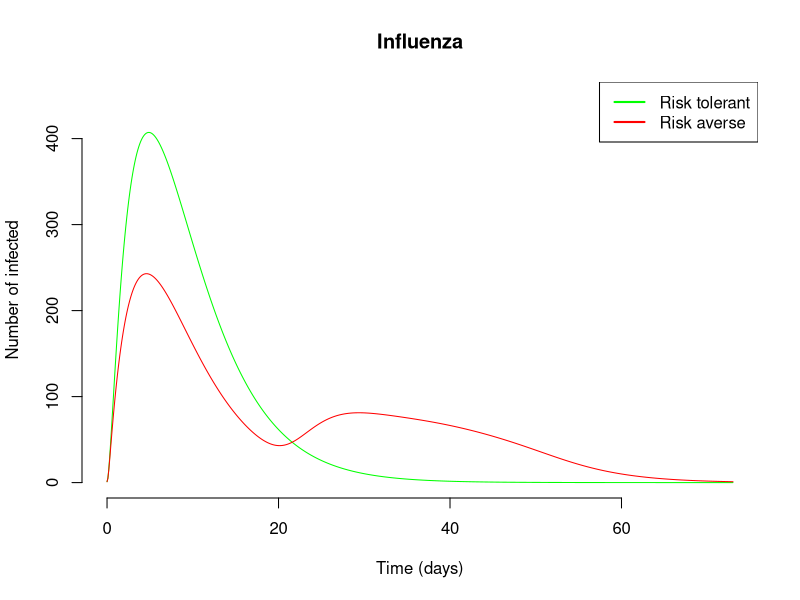
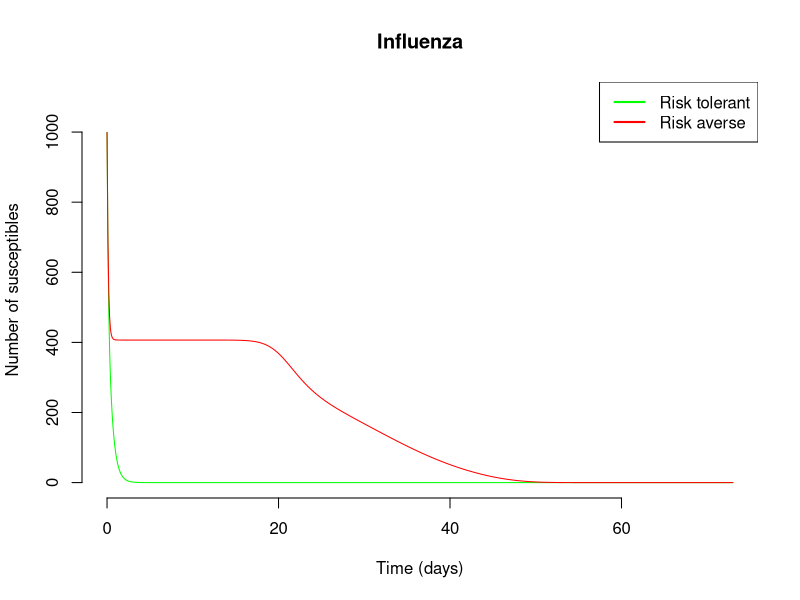

These figures' R source, in order:
library(deSolve)# Load libary to be used for numerical integration

seirv_params <- list(
  a = 50,
  beta_AA = 2,
  beta_AT = 2,
  beta_TA = 2,
  beta_TT = 2,
  gamma = 1/4,#incubation rate 
  tau = 0,#loss immunity rate
  delta = 1/10,#recovery rate
  nu = 0,#vaccination rate
  b = 0,#birth rate
  epsilon = 0.1#disease death rate 
)

#Initial state
flu_zero <- c(S_A = 999, E_A = 0, I_A = 1, R_A = 0, V_A = 0,
              S_T = 999, E_T = 0, I_T = 1, R_T = 0, V_T = 0)


fn.control <- function(t, cMax, cRate, cHalf){
  min(1,1-cMax/(1+exp(-cRate*(t-cHalf))))
}

seirv <- function(t, y, parms){
  with(c(as.list(y), parms), {
    N_A <- S_A + E_A + I_A + R_A + V_A
    N_T <- S_T + E_T + I_T + R_T + V_T
    N <- N_A + N_T
    I <- I_A+I_T
    mu = b#background death rate
    # lambda_AA <- beta_AA*I_A/N_A; lambda_TA <- beta_TA*I_T/N_T;
    # lambda_TT <- beta_TT*I_T/N_T; lambda_AT <- beta_AT*I_A/N_A;
    # lambda_AA <- beta_AA * exp(-a*I_A/N_A); lambda_TA <- beta_TA * exp(-a*I_T/N_T);
    # lambda_TT <- beta_TT * exp(-a*I_T/N_T); lambda_AT <- beta_AT * exp(-a*I_A/N_A);
    lambda_AA <- beta_AA * exp(-a*I/N); 
    lambda_TA <- beta_TA * exp(-a*I/N);
    lambda_TT <- beta_TT ; 
    lambda_AT <- beta_AT *exp(-a*I/N);
    #
    # FOI_AA <- lambda_AA * fn.control(t,1.0, 0.2,0.5) * (I_A+I_T)/(N_A+N_T); FOI_TA <- lambda_TA * fn.control(t,1.0, 0.2,0.5) * (I_A+I_T)/(N_A+N_T);
    # FOI_TT <- lambda_TT * fn.control(t,1.0, 0.2,0.5) * (I_A+I_T)/(N_A+N_T); FOI_AT <- lambda_AT * fn.control(t,1.0, 0.2,0.5) * (I_A+I_T)/(N_A+N_T);
    # FOI_AA <- lambda_AA * I/N; FOI_TA <- lambda_TA * I_T/N;
    # FOI_TT <- lambda_TT * I/N; FOI_AT <- lambda_AT * I_A/N;
    # risk averse
    dS_Adt <- (b*N_A + tau * V_A) - (mu + nu + lambda_AA + lambda_TA)*S_A
    dE_Adt <- (lambda_AA + lambda_TA) * S_A - (gamma + mu) * E_A
    # dS_Adt <- (b*N_A + tau * V_A) - (mu + nu + FOI_AA + FOI_TA)*S_A
    # dE_Adt <- (FOI_AA + FOI_TA) * S_A - (gamma + mu) * E_A
    dI_Adt <- gamma * E_A - (delta + epsilon + mu) * I_A
    dR_Adt <- delta * I_A - mu * R_A
    dV_Adt <- nu * S_A - (tau + mu) * V_A
    #risk tolerant
    dS_Tdt <- (b*N_T + tau * V_T) - (mu + nu + lambda_TT + lambda_AT)*S_T
    dE_Tdt <- (lambda_TT + lambda_AT) * S_T - (gamma + mu) * E_T
    # dS_Tdt <- (b*N_T + tau * V_T) - (mu + nu + FOI_TT + FOI_AT)*S_T
    # dE_Tdt <- (FOI_TT + FOI_AT) * S_T - (gamma + mu) * E_T
    dI_Tdt <- gamma * E_T - (delta + epsilon + mu) * I_T
    dR_Tdt <- delta * I_T - mu * R_T
    dV_Tdt <- nu * S_T - (tau + mu) * V_T
    return(list(c(dS_Adt, dE_Adt, dI_Adt, dR_Adt, dV_Adt, dS_Tdt, dE_Tdt, dI_Tdt, dR_Tdt, dV_Tdt)))
  })
}

seirv(0.1, flu_zero, seirv_params)

#Set the time
num_years <- 0.2
time.out <- seq(0, num_years*365, by=0.1)

ts_seirv <- data.frame(lsoda(
  y = flu_zero,               # Initial conditions for population
  times = time.out,             # Timepoints for evaluation
  func = seirv,                   # Function to evaluate
  parms = seirv_params      # Vector of parameters
))


max_y <- max(c(max(ts_seirv$I_T), max(ts_seirv$I_A)))


plot(ts_seirv$time,               # Time on the x axis
     ts_seirv$I_T,                  # Number infected (I) on the y axis
     xlab = "Time (days)",     # Label the x axis
     ylab = "Number of infected",  # Label the y axis
     main = "Influenza",    # Plot title
     xlim = c(0, num_years*365),           #
     ylim = c(0, max_y * 1.1),
     col="green",
     type = "l",                # Use a line plot
     bty = "n")                 # Remove the box around the plot


lines(ts_seirv$time, ts_seirv$I_A, col="red")

legend("topright", legend = c("Risk tolerant", "Risk averse"), col = c("green", "red"), lwd = 2)

max_y <- max(c(max(ts_seirv$S_T), max(ts_seirv$S_A)))

plot(ts_seirv$time,               # Time on the x axis
     ts_seirv$S_T,                  # Number infected (I) on the y axis
     xlab = "Time (days)",     # Label the x axis
     ylab = "Number of susceptibles",  # Label the y axis
     main = "Influenza",    # Plot title
     xlim = c(0, num_years*365),           #
     ylim = c(0, max_y * 1.1),
     col="green",
     type = "l",                # Use a line plot
     bty = "n")                 # Remove the box around the plot


lines(ts_seirv$time, ts_seirv$S_A, col="red")

legend("topright", legend = c("Risk tolerant", "Risk averse"), col = c("green", "red"), lwd = 2)

##
# Plot the results
# out_long <- tidyr::pivot_longer(ts_seirv, cols = -time, names_to = "compartment", values_to = "value")
# 
# ggplot(out_long, aes(x = time, y = value, color = compartment)) +
#   geom_line() +
#   theme_bw()+
#   labs(title = "SEIR Model with Vaccination for Two Populations",
#        x = "Time (days)", y = "Number of individuals") +
#   theme_minimal()
# 
# head(ts_seirv, 20)
